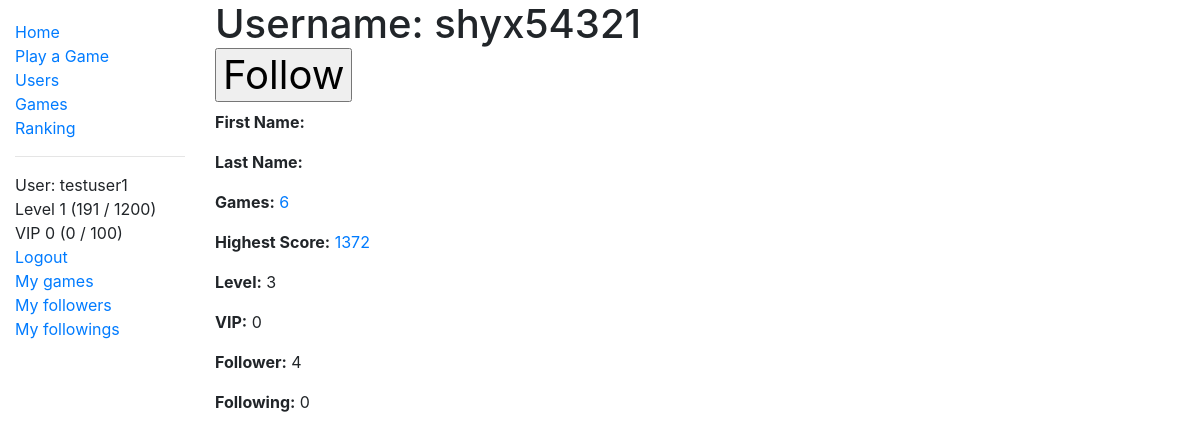
Screenshot of /two_zero_four_eight/user/2 (signed in) with the database file from the repository.
### two_zero_four_eight/models.py (models this page shows, shortened)
class User(AbstractUser):
    game_played = models.IntegerField(verbose_name='Number of Games Played', default=0)
    best_game = models.OneToOneField('Game', on_delete=models.CASCADE, null=True, blank=True)
    highest_score = models.PositiveIntegerField(verbose_name='Highest Score', null=True, blank=True)
    experience = models.IntegerField(verbose_name='Experience', default=0)
    money_deposited = models.IntegerField(verbose_name='Money Deposited', default=0)
    num_follower = models.IntegerField(verbose_name='Followers', default=0)
    num_following = models.IntegerField(verbose_name='Followings', default=0)
    class Meta:
        ordering = ['date_joined']
    @property
    def level(self):
        return binary_search(number=self.experience, array=experience_table)
    @property
    def level_string(self):
        return 'Level ' + status_string(level=self.level, experience=self.experience, table=experience_table)
    @property
    def vip_level(self):
        return binary_search(number=self.money_deposited, array=vip_table)
    @property
    def vip_level_string(self):
        return 'VIP ' + status_string(level=self.vip_level, experience=self.money_deposited, table=vip_table)

### two_zero_four_eight/views.py (the view)
# urls.py: path('user/<int:pk>', views.UserDetailView.as_view(), name='user-detail'),
class UserDetailView(LoginRequiredMixin, generic.DetailView):
    model = User
    context_object_name = 'user_detail'

### two_zero_four_eight/models.py (called while the page is built)
def binary_search(array, number):
    hi = len(array)
    lo = 0
    while hi > lo:
        mid = lo + int((hi - lo + 1) / 2)
        if array[mid] <= number:
            lo = mid
        else:
            hi = mid - 1
    return lo

def status_string(level, experience, table):
    return str(level) + ' (' + str(experience - table[level]) + ' / ' + str(table[level + 1] - table[level]) + ')'

### two_zero_four_eight/templates/two_zero_four_eight/user_detail.html (shortened to what this page needs)
{% extends "base_generic.html" %}
{% block content %}
  <h1>Username: {{ user_detail.username }}
    <form action="{% url 'add-follow' %}" method="post" onsubmit="return confirm('Do you really want to follow {{ user_detail.username }}?')">
      <input type="submit" value="Follow">
    </form>
  </h1>
  <p><strong>First Name:</strong> {{ user_detail.first_name }}</p>
  <p><strong>Last Name:</strong> {{ user_detail.last_name }}</p>
  <p><strong>Games:</strong> <a href = "{% url 'user-game' user_detail.id %}">{{ user_detail.game_played }}</a></p>
  <p><strong>Highest Score:</strong> {% if user_detail.best_game %}<a href="{% url 'game-detail' user_detail.best_game.id %}">{{user_detail.highest_score}}</a>{% endif %}</p>
  <p><strong>Level:</strong> {{ user_detail.level }}</p>
  <p><strong>VIP:</strong> {{ user_detail.vip_level }}</p>
  <p><strong>Follower:</strong> {{ user_detail.num_follower }}</p>
  <p><strong>Following:</strong> {{ user_detail.num_following }}</p>
{% endblock %}

### two_zero_four_eight/templates/base_generic.html (shortened to what this page needs)
<!DOCTYPE html>
<html lang="en">
<head>
  <link rel="stylesheet" href="https://stackpath.bootstrapcdn.com/bootstrap/4.1.3/css/bootstrap.min.css">
  {% load bootstrap_pagination %}
  <link rel="stylesheet" href="{% static 'css/styles.css' %}">
</head>
<body>
  <div class="container-fluid">
    <div class="row">
      <div class="col-sm-2">
      {% block sidebar %}
        <ul class="sidebar-nav">
          <li><a href="{% url 'index' %}">Home</a></li>
          <li><a href="{% url 'play-game' %}">Play a Game</a></li>
          <li><a href="{% url 'users' %}">Users</a></li>
          <li><a href="{% url 'games' %}">Games</a></li>
          <li><a href="{% url 'user-rank' %}">Ranking</a></li>
          <hr/>
          {% if user.is_authenticated %}
          <li>User: {{ user.get_username }}</li>
          <li>{{ user.level_string }}</li>
          <li>{{ user.vip_level_string }}</li>
          <li><a href="{% url 'logout'%}?next={{request.path}}">Logout</a></li>
          <li><a href="{% url 'user-game' user.id %}">My games</a></li>
          <li><a href="{% url 'user-follower' %}">My followers</a></li>
          <li><a href="{% url 'user-following' %}">My followings</a></li>
          {% else %}
             <li><a href="{% url 'login'%}?next={{request.path}}">Login</a></li>
          {% endif %}
        </ul>
     {% endblock %}
      </div>
      <div class="col-sm-10 ">
          {% block content %}{% endblock %}
      </div>
    </div>
  </div>
</body>
</html>

### two_zero_four_eight/static/css/styles.css (style rules this page uses)
.sidebar-nav { margin-top: 20px; padding: 0; list-style: none; }

### rows the page displays
User: get_username "testuser1", level_string "Level 1 (191 / 1200)", vip_level_string "VIP 0 (0 / 100)"
User: username "shyx54321", game_played "6", highest_score "1372", level "3", vip_level "0", num_follower "4", num_following "0"
